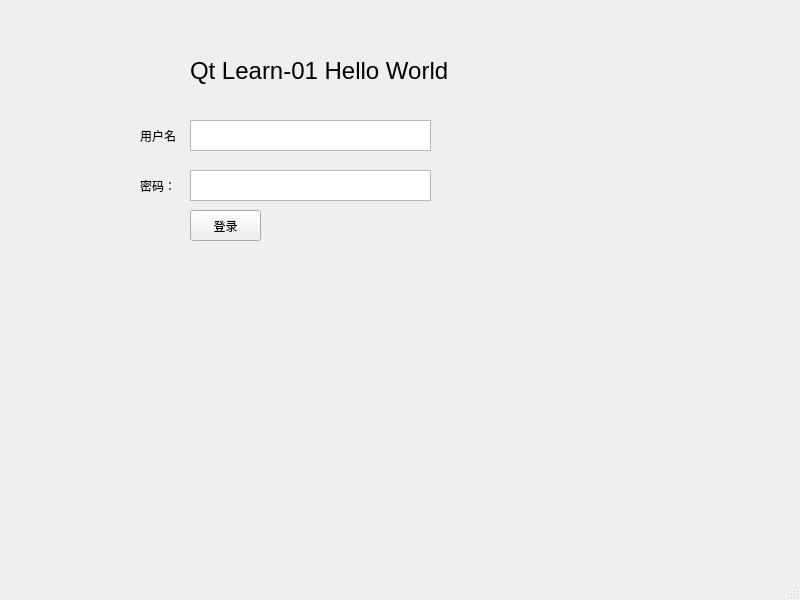
<?xml version="1.0" encoding="UTF-8"?>
<ui version="4.0">
 <class>Widget</class>
 <widget class="QMainWindow" name="Widget">
  <property name="geometry">
   <rect>
    <x>0</x>
    <y>0</y>
    <width>800</width>
    <height>600</height>
   </rect>
  </property>
  <property name="windowTitle">
   <string>Widget</string>
  </property>
  <widget class="QWidget" name="centralwidget">
   <widget class="QTextEdit" name="textEdit">
    <property name="geometry">
     <rect>
      <x>190</x>
      <y>120</y>
      <width>241</width>
      <height>31</height>
     </rect>
    </property>
   </widget>
   <widget class="QTextEdit" name="textEdit_2">
    <property name="geometry">
     <rect>
      <x>190</x>
      <y>170</y>
      <width>241</width>
      <height>31</height>
     </rect>
    </property>
   </widget>
   <widget class="QPushButton" name="pushButton">
    <property name="geometry">
     <rect>
      <x>190</x>
      <y>210</y>
      <width>71</width>
      <height>31</height>
     </rect>
    </property>
    <property name="text">
     <string>登录</string>
    </property>
   </widget>
   <widget class="QLabel" name="label">
    <property name="geometry">
     <rect>
      <x>140</x>
      <y>130</y>
      <width>40</width>
      <height>12</height>
     </rect>
    </property>
    <property name="text">
     <string>用户名：</string>
    </property>
   </widget>
   <widget class="QLabel" name="label_2">
    <property name="geometry">
     <rect>
      <x>140</x>
      <y>180</y>
      <width>40</width>
      <height>12</height>
     </rect>
    </property>
    <property name="text">
     <string>密码：</string>
    </property>
   </widget>
   <widget class="QLabel" name="label_3">
    <property name="geometry">
     <rect>
      <x>190</x>
      <y>50</y>
      <width>341</width>
      <height>41</height>
     </rect>
    </property>
    <property name="font">
     <font>
      <pointsize>18</pointsize>
     </font>
    </property>
    <property name="text">
     <string>Qt Learn-01 Hello World</string>
    </property>
   </widget>
  </widget>
  <widget class="QMenuBar" name="menubar">
   <property name="geometry">
    <rect>
     <x>0</x>
     <y>0</y>
     <width>800</width>
     <height>18</height>
    </rect>
   </property>
  </widget>
  <widget class="QStatusBar" name="statusbar"/>
 </widget>
 <resources/>
 <connections/>
</ui>
